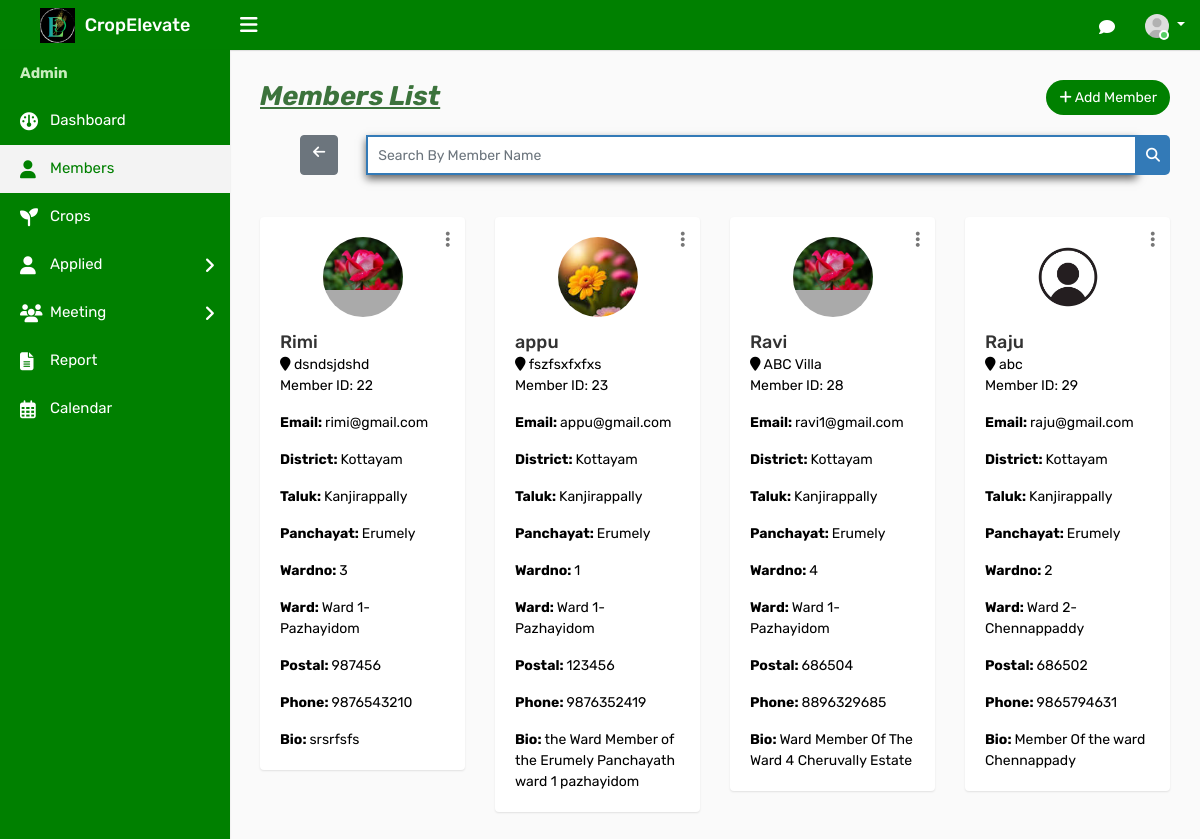
The app's page /admember, older data.
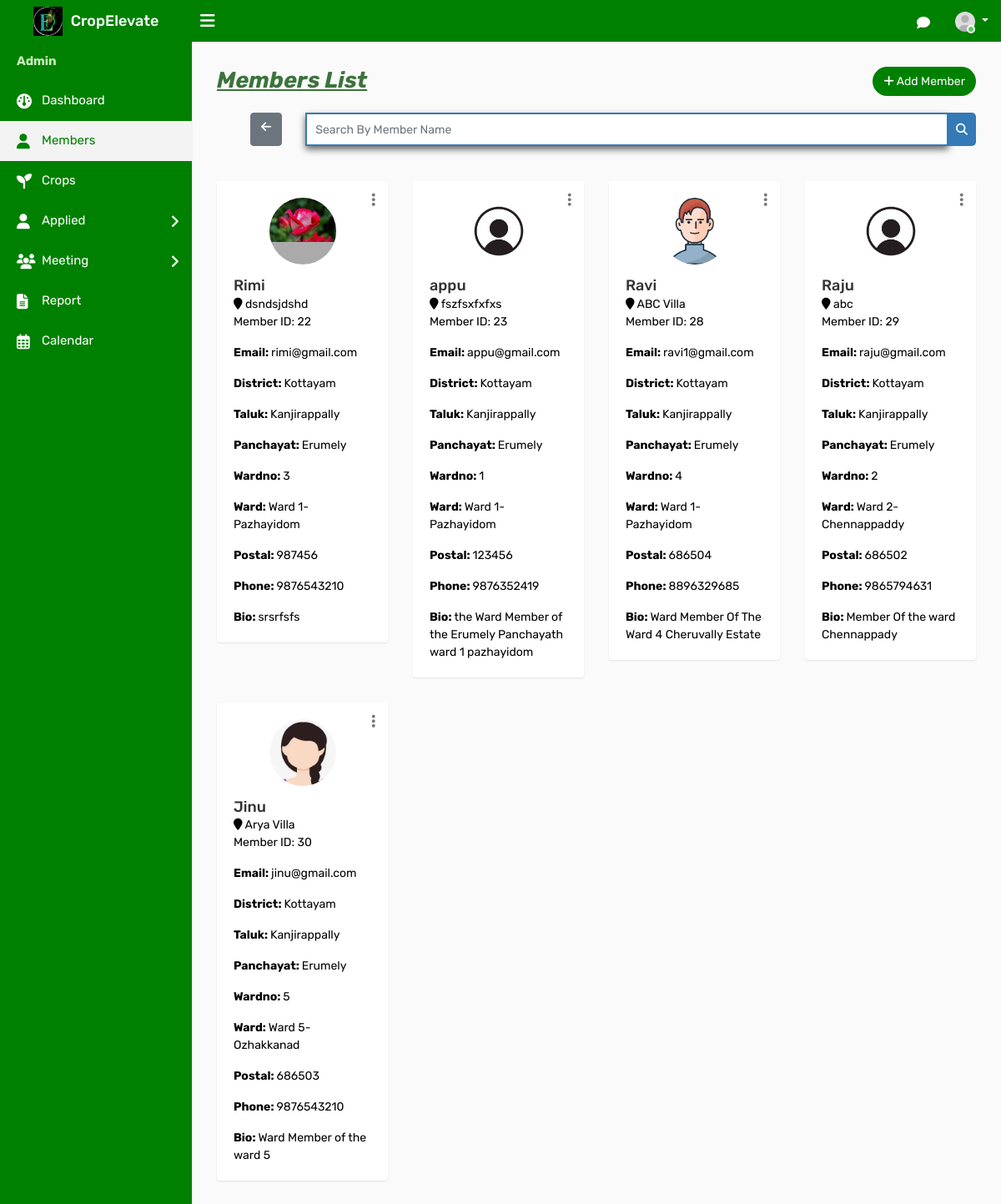
The same page, newer data.
### ceapp/models.py (models this page shows, shortened)
class Member(models.Model):
    user = models.ForeignKey(CustomUser, on_delete=models.CASCADE, blank=True, null=True)
    Name = models.CharField(max_length=100,null=True, blank=True)
    email = models.EmailField(max_length=100,null=True, blank=True)
    admin_set_password = models.CharField(max_length=128, blank=True, null=True)
    dob = models.CharField(max_length=100,null=True, blank=True)
    address = models.TextField()
    district= models.CharField(max_length=100,null=True, blank=True)
    taluk = models.CharField(max_length=255, null=True, blank=True)
    Panchayat = models.CharField(max_length=100,null=True, blank=True)
    wardname = models.CharField(max_length=100,null=True, blank=True)
    wardno = models.IntegerField(max_length=100,null=True, blank=True)
    postal = models.IntegerField()
    phone = models.IntegerField()
    bio=models.TextField()
    profile_photo = models.ImageField(upload_to='profile_photos/', blank=True, null=True)
    amob = models.IntegerField(max_length=100,null=True, blank=True)
    aemail = models.CharField(max_length=255, null=True, blank=True)
    degree = models.CharField(max_length=255, null=True, blank=True)
    institution = models.CharField(max_length=255, null=True,blank=True)
    reset_password = models.CharField(max_length=128, null=True, blank=True)  # New field for reset password
    is_active = models.BooleanField(default=True)

### ceapp/views.py (the view)
# urls.py: path('admember',views.admember,name='admember'),
def admember(request):
    members = Member.objects.filter(is_active=True)
    return render(request, 'admintemp/admember.html', {'members': members})

### templates/admintemp/admember.html (shortened to what this page needs)
{% load static %}
<!DOCTYPE html>
<html lang="en">
<head>
    <link rel="stylesheet" type="text/css" href="{% static 'assets/css/bootstrap.min.css' %}">
    <link rel="stylesheet" type="text/css" href="{% static 'assets/css/font-awesome.min.css' %}">
    <link rel="stylesheet" type="text/css" href="{% static 'assets/css/select2.min.css' %}">
    <link rel="stylesheet" type="text/css" href="{% static 'assets/css/bootstrap-datetimepicker.min.css' %}">
    <link rel="stylesheet" type="text/css" href="{% static 'assets/css/style.css' %}">
    <link rel="stylesheet" href="https://cdnjs.cloudflare.com/ajax/libs/font-awesome/6.2.0/css/all.min.css">
</head>
<body>
    <div class="main-wrapper">
        <div class="header">
			<div class="header-left">
				<a href="{% url 'adindex' %}" class="logo">
					<img src="{% static 'assets/img/adminlogo1.png' %}" width="35" height="35" alt=""> <span>CropElevate</span>
				</a>
			</div>
			<a id="toggle_btn" href="javascript:void(0);"><i class="fa fa-bars"></i></a>
            <ul class="nav user-menu float-right">
                <li class="nav-item dropdown d-none d-sm-block">
                    <a href="javascript:void(0);" id="open_msg_box" class="hasnotifications nav-link"><i class="fa fa-comment-o"></i> </a>
                </li>
                <li class="nav-item dropdown has-arrow">
                    <a href="#" class="dropdown-toggle nav-link user-link" data-toggle="dropdown">
                        <span class="user-img"><img class="rounded-circle" src="{% static 'assets/img/user.jpg' %}" width="40" alt="Admin">
							<span class="status online"></span></span>
                    </a>
                </li>
            </ul>
        </div>
        <div class="sidebar" id="sidebar">
            <div class="sidebar-inner slimscroll">
                <div id="sidebar-menu" class="sidebar-menu">
                    <ul>
                        <li class="menu-title" style="color:#c9edbe; font-weight:bold;">Admin</li>
                        <li>
                            <a href="{% url 'adindex' %}"><i class="fa fa-dashboard"></i> <span>Dashboard</span></a>
                        </li>
						<li class="active">
                            <a href="{% url 'admember' %}"><i class="fa fa-user"></i> <span>Members</span></a>
                        </li>
                        <li>
                            <a href="{% url 'adcrop' %}"><i class="fas fa-seedling fa-2x"></i> <span>Crops</span></a>
                        </li>
                        <li class="submenu green-background">
                            <a href="#"><i class="fa fa-user"></i> Applied <span class="menu-arrow"></span></a>
                        </li>
                        <li class="submenu green-background">
                            <a href="#"><i class="fas fa-users fa-2x"></i>  Meeting<span class="menu-arrow"></span></a>
                        </li>
                        <li>
                            <a href="{% url 'adreport' %}"><i class="fas fa-file-text"></i>
                            </i> <span>Report</span></a>
                        </li>
                        <li>
                            <a href="{% url 'adcalendar' %}"><i class="far fa-calendar-alt fa-2x"></i>
                                <span>Calendar</span></a>
                        </li>
                    </ul>
                </div>
            </div>
        </div>
        <div class="page-wrapper" >
            <div class="content">
                <div class="row">
                    <div class="col-sm-4 col-3">
                        <h4 class="page-title" style="font-size:27px; color:#3c733c;" id="memberlist"><b><i><u>Members List</b></i></u></h4>
                    </div>
                    <div class="col-sm-8 col-9 text-right m-b-20">
                        <a href="{% url 'adaddmember' %}" class="btn btn-primary btn-rounded float-right" style="background-color: green; color: white;"><i class="fa fa-plus" id="addmem"></i> Add Member</a>
                    </div>
                </div>
                <div class="row">
                    <div class="col-md-12">
                        <form id="search-form" method="GET" action="{% url 'search_member' %}">
                            <div class="input-group">
                                <a href="{% url 'admember' %}" class="btn btn-secondary" style="margin-left:40px;"><i class="fa fa-arrow-left"></i></a>&ensp;&ensp;&ensp;&ensp;
                                <input type="text" class="form-control custom-search-input" name="membername" placeholder="Search By Member Name">
                                <div class="input-group-append">
                                    <button class="btn btn-primary custom-search-btn" type="submit"><i class="fa fa-search"></i></button>
                                </div>
                            </div>
                        </form>
                    </div>
                </div><br><br>
                <div class="row doctor-grid">
                    {% for member in members %}
                    <div class="col-md-4 col-sm-4  col-lg-3 ">
                        <div class="profile-widget" style="text-align:left;">
                             <div class="doctor-img">
                                <a class="avatar" href="#"><img alt="" src="{{ member.profile_photo.url }}"></a>
                               </div>
                            <div class="dropdown profile-action">
                                <a href="#" class="action-icon dropdown-toggle" data-toggle="dropdown" aria-expanded="false"><i class="fa fa-ellipsis-v"></i></a>
                            </div>
                            <h4 class="doctor-name text-ellipsis"><a href="profile.html"> {{ member.Name }}</a></h4>
                            <div class="user-country" style="color:black;">
                                <i class="fa fa-map-marker"></i> {{ member.address }}
                            </div>
                            <div>
                                <p style="color:black;">Member ID: {{ member.id }}</p>
                                <p class="card-text" style="color:black;"><b>Email: </b>{{ member.email }}</p>
                                <p class="card-text" style="color:black;"><b>District: </b>{{ member.district }}</p>
                                <p class="card-text" style="color:black;"><b>Taluk: </b>{{ member.taluk }}</p>
                                <p class="card-text" style="color:black;"><b>Panchayat: </b>{{ member.Panchayat }}</p>
                                <p class="card-text" style="color:black;"><b>Wardno: </b>{{ member.wardno }}</p>
                                <p class="card-text" style="color:black;"><b>Ward: </b>{{ member.wardname }}</p>
                                <p class="card-text" style="color:black;"><b>Postal: </b>{{ member.postal }}</p>
                                <p class="card-text" style="color:black;"><b>Phone: </b>{{ member.phone }}</p>
                                <p class="card-text" style="color:black;"><b>Bio: </b>{{ member.bio }}</p>
                            </div>
                        </div>
                    </div>
                    {% endfor %}
                </div>
            </div>
		</div>
    </div>
</body>
</html>

Row changes from the older to the newer data that the page shows:
changed Member "appu": profile_photo: a different picture
changed Member "Ravi": profile_photo: a different picture
added Member: profile_photo (picture), Name "Jinu", address "Arya Villa", id "30", email "jinu@gmail.com", district "Kottayam", taluk "Kanjirappally", Panchayat "Erumely", wardno "5", wardname "Ward 5-Ozhakkanad", postal "686503", phone "9876543210", bio "Ward Member of the ward 5"
